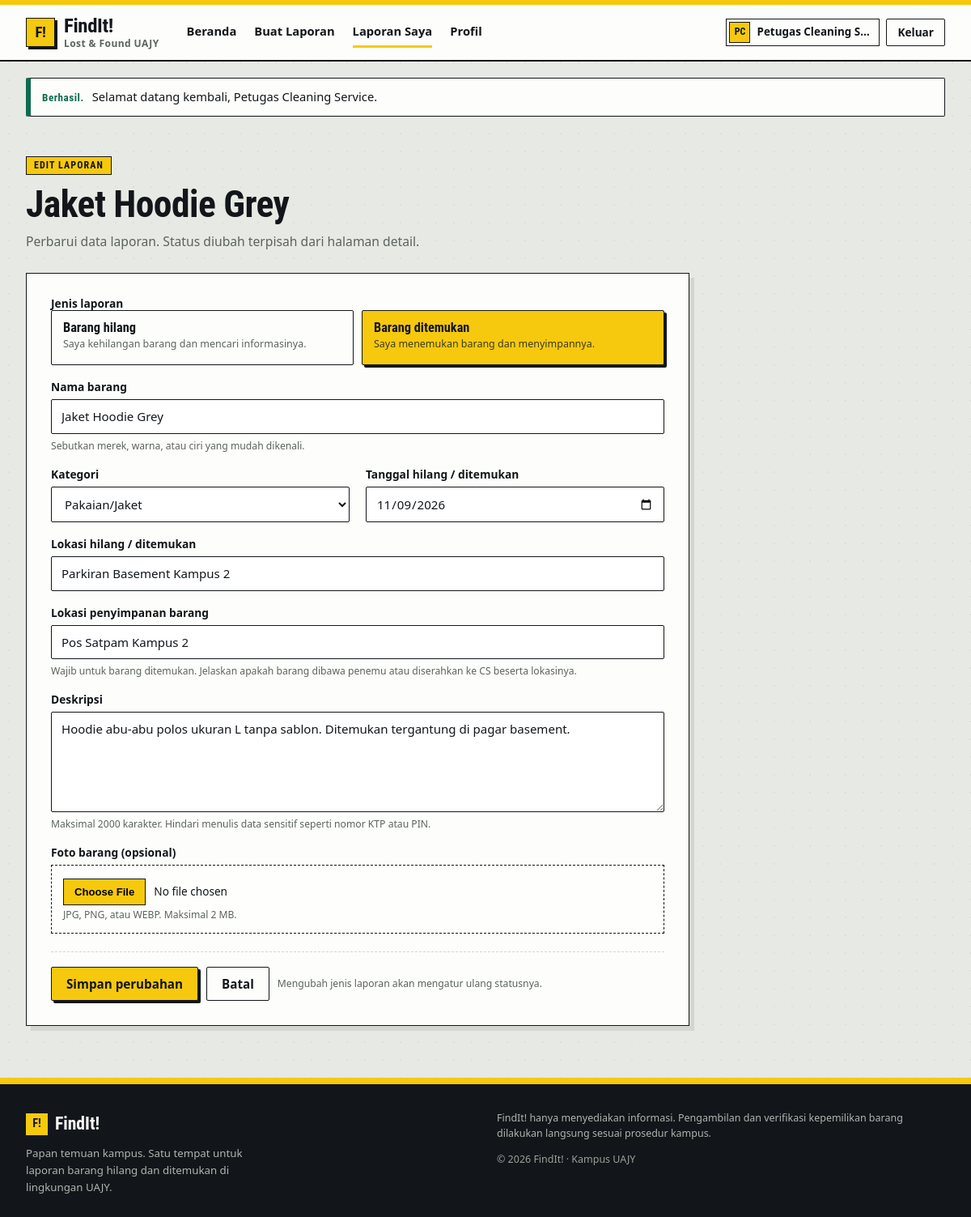
The page /laporan_edit.php?id=2 (signed in) on the database its author committed.
### tables this page shows
CREATE TABLE IF NOT EXISTS `pengguna` (
    `id` INT UNSIGNED NOT NULL AUTO_INCREMENT,
    `email` VARCHAR(100) NOT NULL,
    `name` VARCHAR(100) NOT NULL,
    `password` VARCHAR(255) NOT NULL,
    `teams` VARCHAR(150) NOT NULL,
    `created_at` DATETIME NOT NULL DEFAULT CURRENT_TIMESTAMP,
    PRIMARY KEY (`id`),
    UNIQUE KEY `email` (`email`)
);

CREATE TABLE IF NOT EXISTS `laporan` (
    `id` INT UNSIGNED NOT NULL AUTO_INCREMENT,
    `pengguna_id` INT UNSIGNED NOT NULL,
    `type` ENUM('hilang', 'ditemukan') NOT NULL,
    `title` VARCHAR(120) NOT NULL,
    `category` ENUM(
        'tumbler',
        'pakaian_jaket',
        'elektronik',
        'dompet_kartu',
        'kunci',
        'lainnya'
    ) NOT NULL,
    `location` VARCHAR(150) NOT NULL,
    `date` DATE NOT NULL,
    `description` TEXT NULL,
    `image` VARCHAR(255) NULL,
    `storage_location` VARCHAR(150) NULL,
    `status` ENUM(
        'masih_dicari',
        'sudah_ditemukan',
        'belum_dikembalikan',
        'sudah_dikembalikan'
    ) NOT NULL,
    `created_at` DATETIME NOT NULL DEFAULT CURRENT_TIMESTAMP,
    `updated_at` DATETIME NOT NULL DEFAULT CURRENT_TIMESTAMP ON UPDATE CURRENT_TIMESTAMP,
    PRIMARY KEY (`id`),
    KEY `fk_laporan_pengguna` (`pengguna_id`),
    KEY `idx_type_category` (`type`, `category`),
    KEY `idx_status` (`status`),
    KEY `idx_date` (`date`),
    CONSTRAINT `fk_laporan_pengguna` FOREIGN KEY (`pengguna_id`) REFERENCES `pengguna` (`id`) ON DELETE CASCADE
);

### includes/functions.php (called while the page is built, shortened)
<?php
function e(?string $value): string
{
    return htmlspecialchars((string) $value, ENT_QUOTES | ENT_SUBSTITUTE, 'UTF-8');
}
function flashes(): array
{
    $items = $_SESSION['flash'] ?? [];
    return is_array($items) ? $items : [];
}
    ?>
    <?php
function asset(string $path): string
{
    $full = __DIR__ . '/../' . $path;
    $version = is_file($full) ? (string) filemtime($full) : '1';
    return $path . '?v=' . $version;
}

### includes/auth.php (called while the page is built, shortened)
<?php
require_once __DIR__ . '/../config/database.php';
require_once __DIR__ . '/functions.php';
function current_user(): ?array
{
    static $loaded = false;
    static $user   = null;
    if ($loaded) {
        return $user;
    }
    $loaded = true;
    $id = (int) ($_SESSION['user_id'] ?? 0);
    global $pdo;
    $stmt = $pdo->prepare('SELECT id, email, name, teams, created_at FROM pengguna WHERE id = :id');
    $stmt->execute([':id' => $id]);
    $row = $stmt->fetch();
    $user = $row;
    return $user;
}
function is_logged_in(): bool
{
    return current_user() !== null;
}
function require_login(): void
{
    if (is_logged_in()) {
        return;
    }
}
function require_owner(array $report): void
{
    $user = current_user();
}

### includes/laporan_form.php (the view, shortened to what this page needs)
<?php
$isEdit      = !empty($is_edit);
$cancelUrl   = isset($cancel_url) ? (string) $cancel_url : 'index.php';
?>
<form method="post" action="<?= e($form_action) ?>" enctype="multipart/form-data" novalidate="novalidate">
    <div class="form-grid">
        <fieldset class="field field--full">
            <legend>Jenis laporan</legend>
            <div class="type-choice">
                <label class="type-card">
                    <span class="type-card-body">
                        <span class="type-card-title">Barang hilang</span>
                        <span class="type-card-desc">Saya kehilangan barang dan mencari informasinya.</span>
                    </span>
                </label>
                <label class="type-card">
                    <span class="type-card-body">
                        <span class="type-card-title">Barang ditemukan</span>
                        <span class="type-card-desc">Saya menemukan barang dan menyimpannya.</span>
                    </span>
                </label>
            </div>
        </fieldset>
        <div class="field field--full">
            <label for="title">Nama barang</label>
            <input type="text" id="title" name="title" value="<?= e($form['title']) ?>" maxlength="120" required="required"
                placeholder="Contoh: Tumbler Tupperware hitam"<?= isset($errors['title']) ? ' aria-invalid="true"' : '' ?> />
            <?php if (isset($errors['title'])) : ?>
                <p class="field-error"><?= e($errors['title']) ?></p>
            <?php else : ?>
                <p class="field-help">Sebutkan merek, warna, atau ciri yang mudah dikenali.</p>
            <?php endif; ?>
        </div>
        <div class="field">
            <label for="category">Kategori</label>
            <select id="category" name="category" required="required"<?= isset($errors['category']) ? ' aria-invalid="true"' : '' ?>>
                <?php foreach (CATEGORIES as $key => $label) : ?>
                    <option value="<?= e($key) ?>"<?= $form['category'] === $key ? ' selected="selected"' : '' ?>><?= e($label) ?></option>
                <?php endforeach; ?>
            </select>
        </div>
        <div class="field">
            <label for="date">Tanggal hilang / ditemukan</label>
            <input type="date" id="date" name="date" value="<?= e($form['date']) ?>" required="required"<?= isset($errors['date']) ? ' aria-invalid="true"' : '' ?> />
        </div>
        <div class="field field--full">
            <label for="location">Lokasi hilang / ditemukan</label>
            <input type="text" id="location" name="location" value="<?= e($form['location']) ?>" maxlength="150" required="required"
                list="lokasi-kampus" placeholder="Contoh: Kantin Gedung Thomas Aquinas"<?= isset($errors['location']) ? ' aria-invalid="true"' : '' ?> />
        </div>
        <div class="field field--full" data-storage-wrap="1"<?= $form['type'] === 'ditemukan' ? '' : ' hidden="hidden"' ?>>
            <label for="storage_location">Lokasi penyimpanan barang</label>
            <input type="text" id="storage_location" name="storage_location" value="<?= e($form['storage_location']) ?>" maxlength="150"
                list="lokasi-penyimpanan" placeholder="Contoh: Diserahkan ke CS Gedung Bonaventura"
                <?= $form['type'] === 'ditemukan' ? 'required="required"' : '' ?><?= isset($errors['storage_location']) ? ' aria-invalid="true"' : '' ?> />
            <p class="field-help">Wajib untuk barang ditemukan. Jelaskan apakah barang dibawa penemu atau diserahkan ke CS beserta lokasinya.</p>
        </div>
        <div class="field field--full">
            <label for="description">Deskripsi</label>
            <textarea id="description" name="description" maxlength="2000" rows="5"
                placeholder="Ciri-ciri barang, isi tas, atau informasi lain yang membantu."<?= isset($errors['description']) ? ' aria-invalid="true"' : '' ?>><?= e($form['description']) ?></textarea>
            <p class="field-help">Maksimal 2000 karakter. Hindari menulis data sensitif seperti nomor KTP atau PIN.</p>
        </div>
        <div class="field field--full">
            <label for="image">Foto barang (opsional)</label>
            <div class="upload-box">
                <input type="file" id="image" name="image" accept="image/jpeg,image/png,image/webp" data-preview="photo-preview" />
                <p class="field-help">JPG, PNG, atau WEBP. Maksimal 2 MB.</p>
            </div>
        </div>
    </div>
    <div class="form-actions">
        <button class="btn btn--signal" type="submit"><?= $isEdit ? 'Simpan perubahan' : 'Simpan laporan' ?></button>
        <a class="btn btn--ghost form-cancel" href="<?= e($cancelUrl) ?>">Batal</a>
        <?php if ($isEdit) : ?>
            <span class="field-help">Mengubah jenis laporan akan mengatur ulang statusnya.</span>
        <?php endif; ?>
    </div>
</form>

### includes/header.php (shortened to what this page needs)
<?php
$user        = current_user();
$active      = isset($active) ? (string) $active : '';
$body_class  = isset($body_class) ? (string) $body_class : '';
$flash_items = flashes();
$initials = '';
if ($user !== null) {
    foreach (preg_split('/\s+/', trim((string) $user['name'])) ?: [] as $part) {
        if ($part !== '') {
            $initials .= mb_strtoupper(mb_substr($part, 0, 1));
        }
        if (mb_strlen($initials) >= 2) {
            break;
        }
    }
}
$nav_items = [
    ['href' => 'index.php',        'label' => 'Beranda',       'key' => 'home'],
    ['href' => 'laporan_buat.php', 'label' => 'Buat Laporan',  'key' => 'buat'],
    ['href' => 'laporan_saya.php', 'label' => 'Laporan Saya',  'key' => 'saya'],
    ['href' => 'profil.php',       'label' => 'Profil',        'key' => 'profil'],
];
?>
<!DOCTYPE html>
<html xmlns="http://www.w3.org/1999/xhtml" lang="id" xml:lang="id">
<head>
    <link rel="stylesheet" href="<?= e(asset('assets/css/style.css')) ?>" />
</head>
<body class="<?= e($body_class) ?>">
<header class="site-head">
    <div class="wrap head-inner">
        <a class="brand" href="index.php" aria-label="FindIt! beranda">
            <span class="brand-mark" aria-hidden="true">F!</span>
            <span class="brand-text">
                <span class="brand-name">FindIt!</span>
                <span class="brand-sub">Lost &amp; Found UAJY</span>
            </span>
        </a>
        <div class="head-menu" id="site-menu">
            <nav class="nav" aria-label="Navigasi utama">
                <?php foreach ($nav_items as $item) : ?>
                    <a href="<?= e($item['href']) ?>"<?= $active === $item['key'] ? ' class="is-active" aria-current="page"' : '' ?>><?= e($item['label']) ?></a>
                <?php endforeach; ?>
            </nav>
            <div class="head-actions">
                <?php if ($user !== null) : ?>
                    <a class="user-chip" href="profil.php" title="Buka profil <?= e($user['name']) ?>">
                        <span class="user-initials" aria-hidden="true"><?= e($initials !== '' ? $initials : '?') ?></span>
                        <span class="user-name"><?= e($user['name']) ?></span>
                    </a>
                    <form class="logout-form" method="post" action="logout.php">
                        <button class="btn btn--ghost btn--sm" type="submit">Keluar</button>
                    </form>
                <?php else : ?>
                    <a class="btn btn--ghost btn--sm" href="login.php">Masuk</a>
                    <a class="btn btn--signal btn--sm" href="register.php">Daftar</a>
                <?php endif; ?>
            </div>
        </div>
    </div>
</header>
<main id="main" class="site-main" tabindex="-1">
    <?php if ($flash_items !== []) : ?>
        <div class="wrap flash-stack">
            <?php foreach ($flash_items as $flash) : ?>
                <?php
                $flashType = in_array($flash['type'], ['success', 'error', 'info'], true) ? $flash['type'] : 'info';
                $flashLabel = $flashType === 'success' ? 'Berhasil.' : ($flashType === 'error' ? 'Gagal.' : 'Info.');
                ?>
                <div class="flash flash--<?= e($flashType) ?>" role="<?= $flashType === 'error' ? 'alert' : 'status' ?>">
                    <strong class="flash-label"><?= e($flashLabel) ?></strong>
                    <p class="flash-text"><?= e($flash['message']) ?></p>
                </div>
            <?php endforeach; ?>
        </div>
    <?php endif; ?>

### laporan_edit.php (shortened to what this page needs)
<?php
require_once __DIR__ . '/includes/auth.php';
require_login();
$id = (int) get('id');
$stmt = $pdo->prepare('SELECT * FROM laporan WHERE id = :id LIMIT 1');
$stmt->execute([':id' => $id]);
$report = $stmt->fetch();
$errors = [];
$form = [
    'type'             => (string) $report['type'],
    'title'            => (string) $report['title'],
    'category'         => (string) $report['category'],
    'location'         => (string) $report['location'],
    'date'             => (string) $report['date'],
    'description'      => (string) ($report['description'] ?? ''),
    'storage_location' => (string) ($report['storage_location'] ?? ''),
];
$form_action   = 'laporan_edit.php?id=' . (int) $report['id'];
$is_edit       = true;
$cancel_url    = 'laporan_detail.php?id=' . (int) $report['id'];
$active     = 'saya';
require __DIR__ . '/includes/header.php';
?>
<div class="wrap">
    <div class="page-head">
        <p class="plate">Edit laporan</p>
        <h1><?= e($report['title']) ?></h1>
        <p class="lede">Perbarui data laporan. Status diubah terpisah dari halaman detail.</p>
    </div>
    <div class="form-shell">
        <?php require __DIR__ . '/includes/laporan_form.php'; ?>
    </div>
</div>
<?php require __DIR__ . '/includes/footer.php'; ?>

### rows shown on the page
pengguna: name "Petugas Cleaning S…"
laporan: title "Jaket Hoodie Grey", category "Pakaian/Jaket", date "11/09/2026", location "Parkiran Basement Kampus 2", storage_location "Pos Satpam Kampus 2", description "Hoodie abu-abu polos ukuran L tanpa sablon. Ditemukan tergantung di pagar basement."

### other values the page prints
$item['label'] "Beranda"
$item['label'] "Buat Laporan"
$item['label'] "Laporan Saya"
$item['label'] "Profil"
$initials !== '' ? $initials : '?' "PC"
$flashLabel "Berhasil."
$flash['message'] "Selamat datang kembali, Petugas Cleaning Service."
